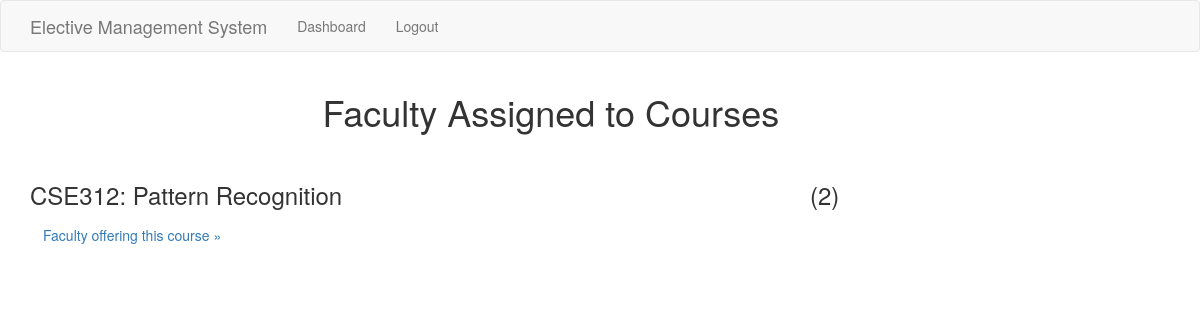
Screenshot of /ViewCourseOfferingFacultyCP (signed in) with the database file from the repository.
### app/models.py (models this page shows, shortened)
class ElectiveListv2(db.Model):
    id = db.Column(db.Integer, primary_key = True)
    electiveID = db.Column(db.String(64), index = True, unique = True)
    electiveName = db.Column(db.String(64), index=True, unique=True)
    electiveDescription = db.Column(db.String(500))

### app/main/routes.py (the view)
@bp.route('/ViewCourseOfferingFacultyCP')
@login_required
@requires_role('Chairperson')
def viewCourseOfferingFacultyCP():
    data = read_json()
    if(data['v2gen'] == False):
        flash("Courses have not been assigned to Faculty yet!")
        return redirect(url_for('main.index'))
    tmp = ElectiveListv2.query.all()
    tmp_list = []
    for x in tmp:
        tmp_list += [[x.electiveID, x.electiveName]]
    fac_list = {}
    for x in tmp_list:
        f = Faculty.query.filter_by(elective_id = x[0]).all()
        med_list = []
        for y in f:
            med = FacultyDetails.query.filter_by(fac_id = y.fac_id).first()
            med_list += [[med.name, med.fac_id]]
        fac_list[x[0]] = {'name' : x[1], 'faculty': med_list}
    print(fac_list)
    return render_template('ViewCourseOfferingFaculty.html', title='Electives Chosen by Faculty', fac_list = fac_list)

### app/main/routes.py (called while the page is built)
def requires_role(role):
    def decorator(f):
        @wraps(f)
        def decorated_function(*args, **kwargs):
            if not session.get('role'):
                return redirect(url_for('main.index'))
            elif session.get('role') != role:
                flash("Access denied")
                return redirect(url_for('auth.login'))
            return f(*args, **kwargs)
        return decorated_function
    return decorator

def read_json():
    dir = os.path.dirname(__file__)
    data = None
    with open(os.path.join(dir, "data.json"), "r") as f:
        data = f.read()
    return (json.loads(data))

### app/models.py (called while the page is built)
@login.user_loader
def load_user(id):
    return User.query.get(int(id))

### app/templates/ViewCourseOfferingFaculty.html (shortened to what this page needs)
{% extends "base.html" %}
{% block app_content %}
<div class="row">
    <div class="col-md-8 col-md-offset-3">
        <h1> Faculty Assigned to Courses </h1>
    </div>
</div>
<br>
    {% for elective in fac_list %}
        <div class="span4 collapse-group">
            <div class="row">
                    <div class="col-md-8">
                        <h3>{{elective + ": " + fac_list[elective]['name'] }}</h3>
                        <p><a class="btn" data-toggle="collapse" data-target="#{{'viewdetails' + elective}}"> Faculty offering this course &raquo;</a></p>
                    </div>
                    <div class = col-md-4>
                        <h3>{{" (" + (fac_list[elective]['faculty']|length)|string + ")"}}</h3>
                    </div>
            </div>
        </div>
    {% endfor %}
{% endblock %}

### rows the page displays
ElectiveListv2: electiveID+electiveName "CSE312: Pattern Recognition", value "(2)"
